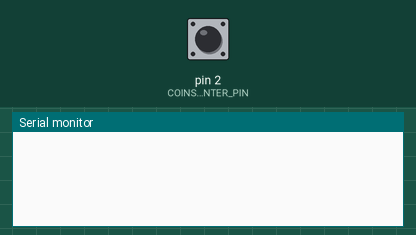
Recording of a sketch running on a simulated Arduino Mega 2560, built with avr-gcc and run on an emulated ATmega2560. On the bench: the last lines printed to the serial monitor. The test bench sets the inputs (shaded band); at power-on: pin 2 (COINS_SLOT_COUNTER_PIN) HIGH.

Above: at 1.2 s.
1.3 s: pin 2 (COINS_SLOT_COUNTER_PIN) pulled LOW for 0.15 s
At 1.8 s:
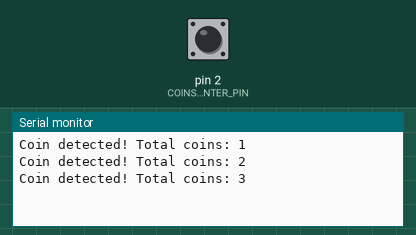
2.9 s: pin 2 (COINS_SLOT_COUNTER_PIN) pulled LOW for 1 s
At 5.0 s:
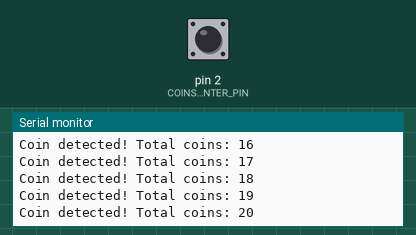
5.4 s: pin 2 (COINS_SLOT_COUNTER_PIN) pulled LOW for 0.15 s
At 7.0 s:
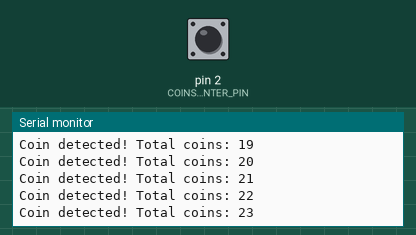
Timing chart, 0 to 8.5 s (numbered marks = the images above; inputs shaded):
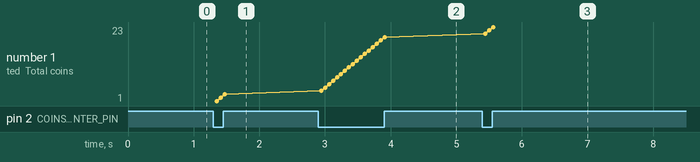

The sketch:

coins_slot.ino
```cpp
#include <Wire.h>

#define COINS_SLOT_COUNTER_PIN 2
#define BUZZER_PIN 12

volatile int coinSlotPulse = 0;
volatile int coinSlotStatus;

void setup() {
  Serial.begin(115200);
  pinMode(COINS_SLOT_COUNTER_PIN, INPUT_PULLUP);
}

void loop() {
  coinSlotStatus = digitalRead(COINS_SLOT_COUNTER_PIN);
  delay(30);
  if (coinSlotStatus == 0) {
    coinSlotPulse++;
    Serial.print("Coin detected! Total coins: ");
    Serial.println(coinSlotPulse);
    delay(30);
  }
}
```

Measured:
- after the input at 1.3 s, the serial monitor: prints a new line after 0.05 s (image 1)
- after the input at 2.9 s, the serial monitor: prints a new line at once (image 2)
- after the input at 5.4 s, the serial monitor: prints a new line at once (image 3)
- plotted number 1: 3 → 20 after the input at 2.9 s, 20 → 23 after the input at 5.4 s
